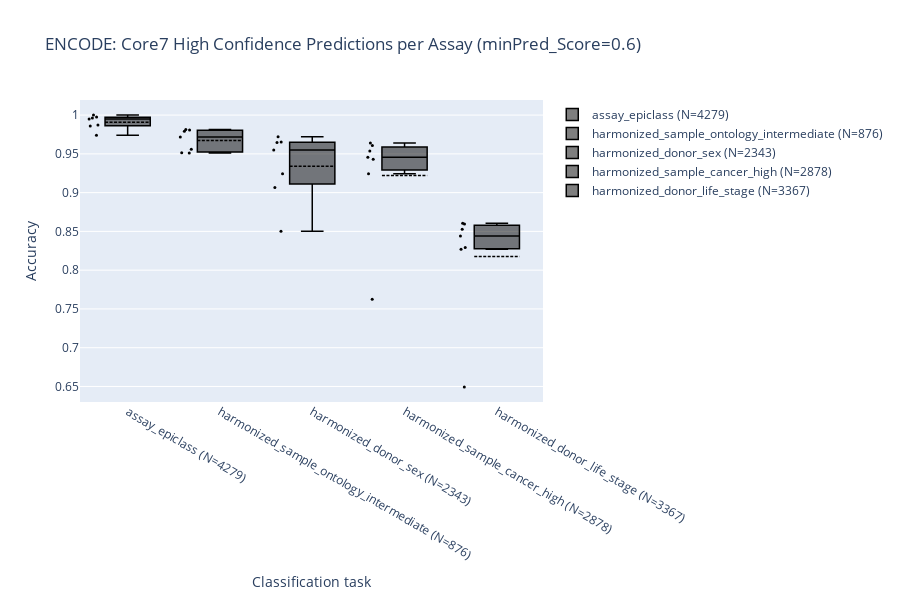

Notebook code for this chart:
### Code cell
fig = go.Figure()

for task in tasks:
    known_labels = accepted_labels_dict[task]
    sub_df = encode_core_df[encode_core_df[f"True class ({task})"].isin(known_labels)]
    print(f"ENCODE: {task}, {sub_df.shape[0]} total files with known labels (core7)")

    sub_df = sub_df[sub_df[f"Max pred ({task})"] >= 0.6]
    high_conf_N = sub_df.shape[0]
    print(
        f"ENCODE: {task}, {sub_df.shape[0]} total files with known labels and high confidence predictions (core7)"
    )

    sub_df["match"] = (
        sub_df[f"Predicted class ({task})"] == sub_df[f"True class ({task})"]
    )
    assay_groupby = sub_df.groupby(ASSAY).agg({"match": ["mean", "sum", "size"]})

    # print(assay_groupby)

    hovertext = [
        f"{assay}: {vals[0]:.2%} ({int(vals[1])}/{int(vals[2])})"
        for assay, vals in zip(assay_groupby.index, assay_groupby.values)
    ]

    fig.add_trace(
        go.Box(
            y=assay_groupby["match"]["mean"],
            name=f"{task} (N={high_conf_N})",
            boxpoints="all",
            boxmean=True,
            line=dict(color="black", width=1.5),
            marker=dict(size=3, color="black"),
            hovertemplate="%{text}",
            text=hovertext,
        )
    )

fig.update_layout(
    title="ENCODE: Core7 High Confidence Predictions per Assay (minPred_Score=0.6)",
    xaxis_title="Classification task",
    yaxis_title="Accuracy",
    showlegend=True,
    height=600,
)

fig.show()

### Figure 1 — Plotly figure (JSON) as saved in the notebook; plotly's stock layout.template omitted (floating-point values rounded to 4 significant figures)
{"data": [{"boxmean": true, "boxpoints": "all", "hovertemplate": "%{text}", "line": {"color": "black", "width": 1.5}, "marker": {"color": "black", "size": 3}, "name": "assay_epiclass (N=4279)", "text": ["h3k27ac: 100.00% (490/490)", "h3k27me3: 98.61% (425/431)", "h3k36me3: 97.42% (377/387)", "h3k4me1: 99.50% (402/404)", "h3k4me3: 99.62% (531/533)", "h3k9me3: 99.75% (395/396)", "input: 98.72% (1617/1638)"], "type": "box", "y": [1, 0.9861, 0.9742, 0.995, 0.9962, 0.9975, 0.9872]}, {"boxmean": true, "boxpoints": "all", "hovertemplate": "%{text}", "line": {"color": "black", "width": 1.5}, "marker": {"color": "black", "size": 3}, "name": "harmonized_sample_ontology_intermediate (N=876)", "text": ["h3k27ac: 98.08% (153/156)", "h3k27me3: 97.18% (138/142)", "h3k36me3: 97.92% (94/96)", "h3k4me1: 95.15% (98/103)", "h3k4me3: 98.14% (158/161)", "h3k9me3: 95.12% (78/82)", "input: 95.59% (130/136)"], "type": "box", "y": [0.9808, 0.9718, 0.9792, 0.9515, 0.9814, 0.9512, 0.9559]}, {"boxmean": true, "boxpoints": "all", "hovertemplate": "%{text}", "line": {"color": "black", "width": 1.5}, "marker": {"color": "black", "size": 3}, "name": "harmonized_donor_sex (N=2343)", "text": ["h3k27ac: 85.01% (312/367)", "h3k27me3: 95.51% (340/356)", "h3k36me3: 96.52% (305/316)", "h3k4me1: 90.65% (291/321)", "h3k4me3: 96.46% (409/424)", "h3k9me3: 97.20% (312/321)", "input: 92.44% (220/238)"], "type": "box", "y": [0.8501, 0.9551, 0.9652, 0.9065, 0.9646, 0.972, 0.9244]}, {"boxmean": true, "boxpoints": "all", "hovertemplate": "%{text}", "line": {"color": "black", "width": 1.5}, "marker": {"color": "black", "size": 3}, "name": "harmonized_sample_cancer_high (N=2878)", "text": ["h3k27ac: 96.07% (465/484)", "h3k27me3: 95.37% (412/432)", "h3k36me3: 92.45% (355/384)", "h3k4me1: 94.57% (383/405)", "h3k4me3: 96.42% (511/530)", "h3k9me3: 76.25% (289/379)", "input: 94.32% (249/264)"], "type": "box", "y": [0.9607, 0.9537, 0.9245, 0.9457, 0.9642, 0.7625, 0.9432]}, {"boxmean": true, "boxpoints": "all", "hovertemplate": "%{text}", "line": {"color": "black", "width": 1.5}, "marker": {"color": "black", "size": 3}, "name": "harmonized_donor_life_stage (N=3367)", "text": ["h3k27ac: 86.03% (345/401)", "h3k27me3: 85.29% (284/333)", "h3k36me3: 84.41% (249/295)", "h3k4me1: 82.92% (267/322)", "h3k4me3: 85.96% (349/406)", "h3k9me3: 82.71% (244/295)", "input: 64.94% (854/1315)"], "type": "box", "y": [0.8603, 0.8529, 0.8441, 0.8292, 0.8596, 0.8271, 0.6494]}], "layout": {"height": 600, "showlegend": true, "title": {"text": "ENCODE: Core7 High Confidence Predictions per Assay (minPred_Score=0.6)"}, "xaxis": {"title": {"text": "Classification task"}}, "yaxis": {"title": {"text": "Accuracy"}}}}
